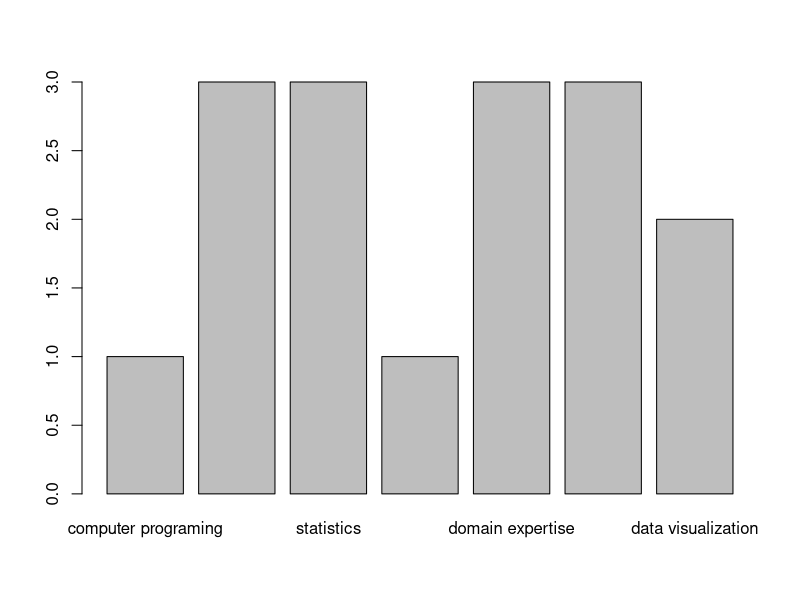

The R script that drew this image:
## ---- chunk 1
knitr::opts_chunk$set(echo = TRUE)
c <- c('computer programing', 'math', 'statistics', 'machine learning','domain expertise', 'communication and presentation skills', 'data visualization')

n <- c(1, 3, 3, 1, 3, 3, 2)
## ---- chunk 2
barplot(n, names.arg = c)
